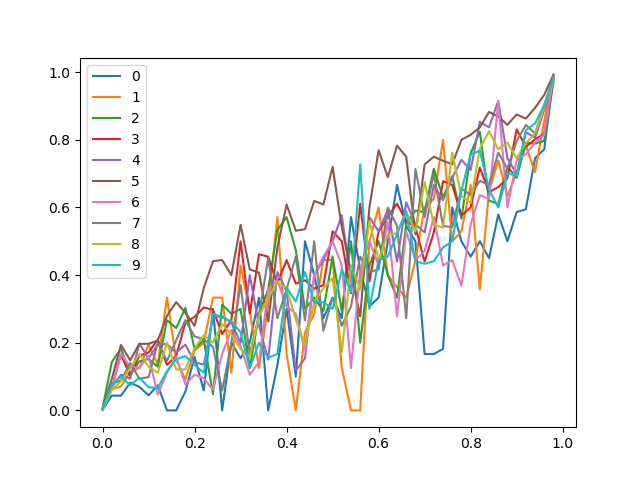

The script that saved this image:
import numpy as np
import matplotlib.pyplot as plt
import sys

result = np.load('result.npy')
output = result[:,0:10]
label = result[:,10].astype(int)
pred = result[:,11].astype(int)
X = []
Y = []

for i in range(10):
    right = label==i
    h = plt.hist([ output[right,i], output[~right,i] ],
                 bins=int(sys.argv[1]),
                 histtype="barstacked")
    x = h[1][0:int(sys.argv[1])]
    y = h[0][0] / h[0][1]
    X.append(x)
    Y.append(y)
X = np.array(X)
Y = np.array(Y)
fig = plt.figure()
for i in range(10):
    plt.plot(X[i],Y[i], label='{}'.format(i))
    plt.legend(loc='upper left')
plt.savefig('plot.png')
